Frame 1 (no input): blank canvas, image omitted
Frame 60 (no input): blank canvas, image omitted
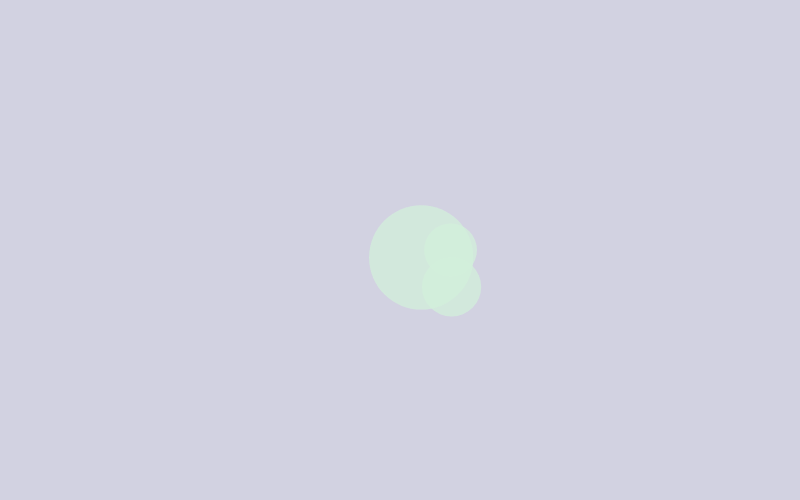
Frame 120 (the mouse pressed at the canvas centre since frame 60)

The p5.js sketch whose frames 1 and 60 were blank and that drew this single picture after the mouse press (run headless with seeded random() and noise() and a simulated clock; from frame 60 on, the mouse is pressed at the canvas centre):

// p5.js sketch
// ── sketch.js
let clouds = [];
let cloudsMoving = true;

function setup() {
  createCanvas(800, 500);
  background(210, 210, 225); // soft pinkish sky
}

function draw() {
  background(210, 210, 225);

  for (let i = 0; i < clouds.length; i++) {
    let c = clouds[i];

    // Move cloud only if cloudsMoving is true
    if (cloudsMoving) {
      c.x += c.speed;

      // Expand puff spacing
      if (c.driftFactor < 1.5) {
        c.driftFactor += 0.002;
      }
    }

    drawCloud(c.x, c.y, c.size, c.color, c.puffs, c.driftFactor);

    // Loop cloud when off screen
    if (c.x > width + 100) {
      c.x = -100;
    }
  }
}

function generatePuffs(x, y, size) {
  let puffList = [];
  let numPuffs = int(random(2, 5));
  for (let i = 0; i < numPuffs; i++) {
    let angle = random(TWO_PI);
    let offsetDist = random(size * 0.7, size * 1.0);
    let puffSize = size * random(0.7, 2.3);
    puffList.push({
      dx: cos(angle) * offsetDist,
      dy: sin(angle) * offsetDist * 1.5,
      dsize: puffSize
    });
  }
  return puffList;
}

function drawCloud(x, y, size, col, puffs, drift = 1) {
  fill(red(col), green(col), blue(col), 190); // soft transparency
  noStroke();
  circle(x, y, size); // central puff
  for (let p of puffs) {
    circle(x + p.dx * drift, y + p.dy * drift, p.dsize);
  }
}

function mousePressed() {
  if (clouds.length < 10) {
    // Add new clouds until there are 10
    let size = random(35, 60);
    let col = color(random(200, 255), random(200, 255), random(200, 255));
    let newCloud = {
      x: mouseX,
      y: mouseY,
      size: size,
      speed: random(0.2, 1),
      color: col,
      puffs: generatePuffs(mouseX, mouseY, size),
      driftFactor: 0.5
    };
    clouds.push(newCloud);
  } else {
    // Popping logic: click on *any* puff circle
    for (let i = clouds.length - 1; i >= 0; i--) {
      let c = clouds[i];
      let clicked = false;

      // Check central puff
      let d = dist(mouseX, mouseY, c.x, c.y);
      if (d < c.size / 2) {
        clicked = true;
      }

      // Check each puff
      for (let p of c.puffs) {
        let px = c.x + p.dx * c.driftFactor;
        let py = c.y + p.dy * c.driftFactor;
        let pd = dist(mouseX, mouseY, px, py);
        if (pd < p.dsize / 2) {
          clicked = true;
          break;
        }
      }

      if (clicked) {
        clouds.splice(i, 1); // pop the whole cloud
        break; // only pop one per click
      }
    }
  }
}

function keyPressed() {
  cloudsMoving = !cloudsMoving; // toggle pause/play
}
